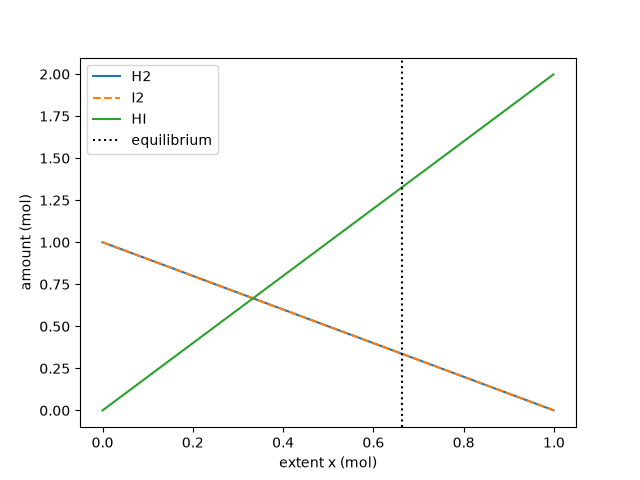

Write the Python code that produced this figure.
"""
PW2 Lab B Part 4 -- chemical equilibrium via the equilibrium constant K.

Reaction  H2 + I2 <=> 2 HI, starting from 1 mol H2 and 1 mol I2.
As the reaction proceeds by an extent x:  H2 = 1-x,  I2 = 1-x,  HI = 2x.
At equilibrium the composition satisfies the equilibrium constant
        K = [HI]^2 / ([H2][I2]) = (2x)^2 / ((1-x)(1-x)).
Given K, find the extent x. Solve it TWO ways and compare.
Run:  python equilibrium.py
"""

import numpy as np
import matplotlib.pyplot as plt
from scipy.optimize import newton, minimize

K = 15.6
a = b = 1.0

def k_imbalance(x):
    return (2*x)**2/((a-x)*(b-x))-K

# method 1: root-finding
x_newton=newton(k_imbalance,0.5)

# method 2: minimise the squared imbalance
res=minimize(lambda x:k_imbalance(x[0])**2,x0=[0.5],method="SLSQP",bounds=[(0,0.999)])
x_slsqp=res.x[0]

print("newton:",x_newton)
print("SLSQP: ",x_slsqp)
print("H2 =",a-x_newton,"mol")
print("I2 =",b-x_newton,"mol")
print("HI =",2*x_newton,"mol")

xs=np.linspace(0,0.999,200)
plt.plot(xs,a-xs,label="H2")
plt.plot(xs,b-xs,"--",label="I2")
plt.plot(xs,2*xs,label="HI")
plt.axvline(x_newton,color="k",linestyle=":",label="equilibrium")
plt.xlabel("extent x (mol)")
plt.ylabel("amount (mol)")
plt.legend()
plt.savefig("equilibrium.png")
